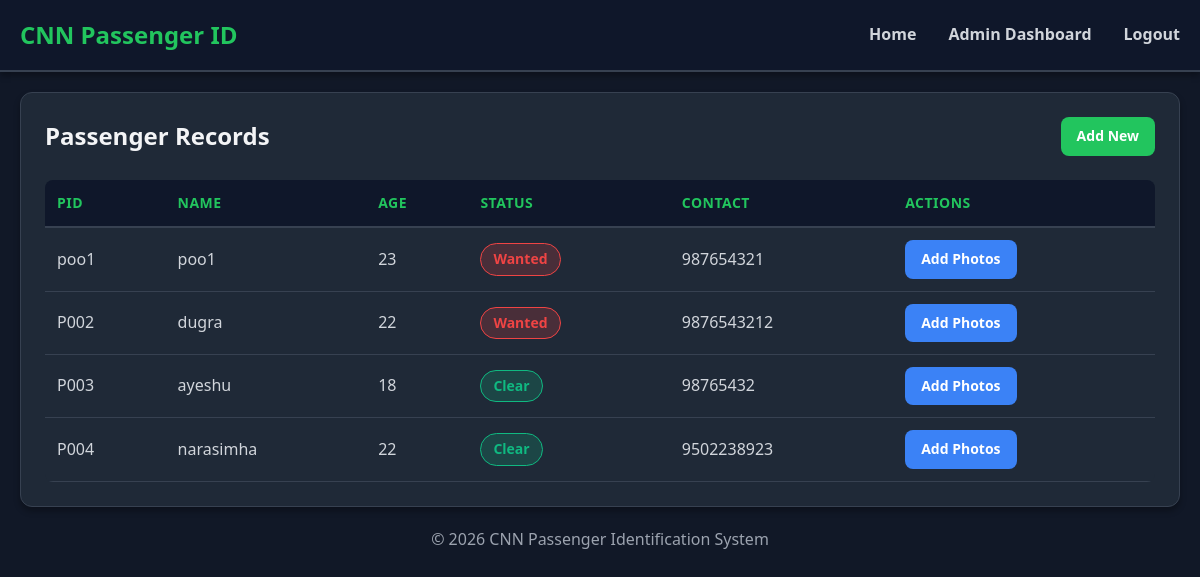
Screenshot of /view_passengers (signed in) with the database file from the repository.
### tables this page shows
CREATE TABLE passenger (
        pid TEXT PRIMARY KEY,
        name TEXT NOT NULL,
        age INTEGER,
        gender TEXT,
        address TEXT,
        contact TEXT,
        nid TEXT,
        status TEXT DEFAULT 'Clear'
    );

### app.py (the view)
@app.route('/view_passengers')
def view_passengers():
    if session.get('role') != 'admin':
        return redirect(url_for('admin_login'))
    db = get_db()
    passengers = db.execute('SELECT * FROM passenger').fetchall()
    return render_template('view_passengers.html', passengers=passengers)

### app.py (called while the page is built)
def get_db():
    conn = sqlite3.connect(DATABASE)
    conn.row_factory = sqlite3.Row
    return conn

### templates/view_passengers.html
{% extends "layout.html" %}
{% block content %}
<div class="card">
    <div style="display: flex; justify-content: space-between; align-items: center; margin-bottom: 24px;">
        <h2>Passenger Records</h2>
        <a href="{{ url_for('add_passenger') }}" class="btn btn-sm btn-primary">Add New</a>
    </div>
    <table style="width: 100%; border-collapse: collapse; margin-top: 10px;">
        <thead>
            <tr style="border-bottom: 2px solid var(--border-color); text-align: left;">
                <th style="padding: 12px;">PID</th>
                <th style="padding: 12px;">Name</th>
                <th style="padding: 12px;">Age</th>
                <th style="padding: 12px;">Status</th>
                <th style="padding: 12px;">Contact</th>
                <th style="padding: 12px;">Actions</th>
            </tr>
        </thead>
        <tbody>
            {% for p in passengers %}
            <tr style="border-bottom: 1px solid var(--border-color);">
                <td style="padding: 12px;">{{ p.pid }}</td>
                <td style="padding: 12px;">{{ p.name }}</td>
                <td style="padding: 12px;">{{ p.age }}</td>
                <td style="padding: 12px;">
                    {% if p.status == 'Wanted' %}
                        <span class="badge badge-error">Wanted</span>
                    {% else %}
                        <span class="badge badge-success">Clear</span>
                    {% endif %}
                </td>
                <td style="padding: 12px;">{{ p.contact }}</td>
                <td style="padding: 12px;">
                    <a href="{{ url_for('add_photos', pid=p.pid) }}" class="btn btn-sm btn-secondary">Add Photos</a>
                </td>
            </tr>
            {% endfor %}
        </tbody>
    </table>
</div>
{% endblock %}

### templates/layout.html (shortened to what this page needs)
<!DOCTYPE html>
<html lang="en">
<head>
    <link rel="stylesheet" href="{{ url_for('static', filename='css/style.css') }}">
</head>
<body>
    <nav class="navbar">
        <div class="container navbar-content">
            <a href="{{ url_for('index') }}" class="navbar-brand">
                <span>CNN Passenger ID</span>
            </a>
            <ul class="navbar-menu">
                <li><a href="{{ url_for('index') }}">Home</a></li>
                {% if session.get('role') == 'admin' %}
                    <li><a href="{{ url_for('admin_dashboard') }}">Admin Dashboard</a></li>
                    <li><a href="{{ url_for('logout') }}">Logout</a></li>
                {% elif session.get('role') == 'operator' %}
                    <li><a href="{{ url_for('operator_dashboard') }}">Operator Dashboard</a></li>
                    <li><a href="{{ url_for('logout') }}">Logout</a></li>
                {% else %}
                    <li><a href="{{ url_for('admin_login') }}">Admin Login</a></li>
                    <li><a href="{{ url_for('operator_login') }}">Operator Login</a></li>
                    <li><a href="{{ url_for('operator_register') }}">Operator Register</a></li>
                {% endif %}
            </ul>
        </div>
    </nav>
    <div class="container" style="margin-top: 20px;">
        {% block content %}{% endblock %}
    </div>
    <footer style="text-align: center; padding: 20px; color: var(--text-dark-gray);">
        <p>&copy; 2026 CNN Passenger Identification System</p>
    </footer>
</body>
</html>

### static/css/style.css (style rules this page uses)
:root { --primary-dark: #111827; --primary-darker: #0f172a; --secondary-dark: #1f2937; --accent-green: #22c55e; --accent-blue: #3b82f6; --accent-magenta: #ff00ff; --accent-purple: #b400ff; --text-light: #f3f4f6; --text-gray: #d1d5db; --text-dark-gray: #9ca3af; --border-color: #374151; --success-color: #10b981; --error-color: #ef4444; --warning-color: #f59e0b; --info-color: #06b6d4; }
* { margin: 0; padding: 0; box-sizing: border-box; }
html { scroll-behavior: smooth; }
body { font-family: 'Segoe UI', Tahoma, Geneva, Verdana, sans-serif; background-color: var(--primary-dark); color: var(--text-light); line-height: 1.6; }
.container { max-width: 1400px; margin: 0 auto; padding: 0 20px; }
.card { background-color: var(--secondary-dark); border: 1px solid var(--border-color); border-radius: 12px; padding: 24px; transition: all 0.3s ease; box-shadow: 0 4px 6px rgba(0, 0, 0, 0.3); }
.badge { display: inline-block; padding: 4px 12px; border-radius: 20px; font-size: 0.875rem; font-weight: 600; }
.badge-success { background-color: rgba(16, 185, 129, 0.2); color: var(--success-color); border: 1px solid var(--success-color); }
.badge-error { background-color: rgba(239, 68, 68, 0.2); color: var(--error-color); border: 1px solid var(--error-color); }
.btn { display: inline-block; padding: 12px 24px; border: none; border-radius: 8px; font-size: 1rem; font-weight: 600; cursor: pointer; transition: all 0.3s ease; text-decoration: none; text-align: center; white-space: nowrap; }
.btn-primary { background-color: var(--accent-green); color: white; }
.btn-secondary { background-color: var(--accent-blue); color: white; }
.btn-sm { padding: 8px 16px; font-size: 0.875rem; }
.navbar { background-color: var(--primary-darker); border-bottom: 2px solid var(--border-color); padding: 16px 0; position: sticky; top: 0; z-index: 1000; box-shadow: 0 4px 6px rgba(0, 0, 0, 0.3); }
.navbar-content { display: flex; justify-content: space-between; align-items: center; }
.navbar-brand { display: flex; align-items: center; gap: 12px; font-size: 1.5rem; font-weight: 700; color: var(--accent-green); text-decoration: none; }
.navbar-menu { display: flex; gap: 32px; list-style: none; }
.navbar-menu a { color: var(--text-gray); text-decoration: none; font-weight: 600; transition: all 0.3s ease; }
table { width: 100%; border-collapse: collapse; background-color: var(--secondary-dark); border-radius: 8px; overflow: hidden; }
thead { background-color: var(--primary-darker); border-bottom: 2px solid var(--border-color); }
th { padding: 16px; text-align: left; font-weight: 700; color: var(--accent-green); text-transform: uppercase; font-size: 0.875rem; letter-spacing: 0.5px; }
td { padding: 16px; border-bottom: 1px solid var(--border-color); color: var(--text-gray); }
tbody tr:last-child td { border-bottom: none; }

### rows the page displays
passenger: pid "poo1", name "poo1", age "23", status "Wanted", contact "987654321"
passenger: pid "P002", name "dugra", age "22", status "Wanted", contact "9876543212"
passenger: pid "P003", name "ayeshu", age "18", status "Clear", contact "98765432"
passenger: pid "P004", name "narasimha", age "22", status "Clear", contact "9502238923"
